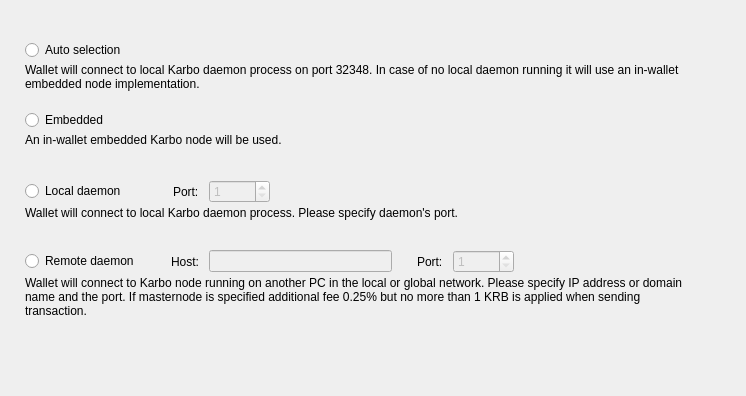
<?xml version="1.0" encoding="UTF-8"?>
<ui version="4.0">
 <class>ConnectionOptionsFrame</class>
 <widget class="QFrame" name="ConnectionOptionsFrame">
  <property name="geometry">
   <rect>
    <x>0</x>
    <y>0</y>
    <width>746</width>
    <height>396</height>
   </rect>
  </property>
  <property name="windowTitle">
   <string>Frame</string>
  </property>
  <property name="frameShape">
   <enum>QFrame::NoFrame</enum>
  </property>
  <property name="frameShadow">
   <enum>QFrame::Raised</enum>
  </property>
  <layout class="QVBoxLayout" name="verticalLayout_5">
   <property name="spacing">
    <number>0</number>
   </property>
   <property name="leftMargin">
    <number>25</number>
   </property>
   <property name="topMargin">
    <number>40</number>
   </property>
   <property name="rightMargin">
    <number>49</number>
   </property>
   <item>
    <widget class="QWidget" name="widget" native="true">
     <property name="sizePolicy">
      <sizepolicy hsizetype="Preferred" vsizetype="Fixed">
       <horstretch>0</horstretch>
       <verstretch>0</verstretch>
      </sizepolicy>
     </property>
     <property name="minimumSize">
      <size>
       <width>0</width>
       <height>70</height>
      </size>
     </property>
     <property name="maximumSize">
      <size>
       <width>16777215</width>
       <height>70</height>
      </size>
     </property>
     <layout class="QVBoxLayout" name="verticalLayout" stretch="0,1">
      <property name="spacing">
       <number>3</number>
      </property>
      <property name="leftMargin">
       <number>0</number>
      </property>
      <property name="topMargin">
       <number>0</number>
      </property>
      <property name="rightMargin">
       <number>0</number>
      </property>
      <property name="bottomMargin">
       <number>0</number>
      </property>
      <item>
       <widget class="QRadioButton" name="m_autoRadio">
        <property name="text">
         <string>Auto selection</string>
        </property>
        <attribute name="buttonGroup">
         <string notr="true">m_connectionButtonGroup</string>
        </attribute>
       </widget>
      </item>
      <item alignment="Qt::AlignTop">
       <widget class="WalletGui::WalletSmallGrayTextLabel" name="m_autoHelperLabel">
        <property name="text">
         <string>Wallet will connect to local Karbo daemon process on port 32348. In case of no local daemon running it will use an in-wallet embedded node implementation.</string>
        </property>
        <property name="alignment">
         <set>Qt::AlignLeading|Qt::AlignLeft|Qt::AlignTop</set>
        </property>
        <property name="wordWrap">
         <bool>true</bool>
        </property>
        <property name="indent">
         <number>0</number>
        </property>
       </widget>
      </item>
     </layout>
    </widget>
   </item>
   <item>
    <widget class="QWidget" name="widget_2" native="true">
     <property name="sizePolicy">
      <sizepolicy hsizetype="Preferred" vsizetype="Fixed">
       <horstretch>0</horstretch>
       <verstretch>0</verstretch>
      </sizepolicy>
     </property>
     <property name="minimumSize">
      <size>
       <width>0</width>
       <height>70</height>
      </size>
     </property>
     <property name="maximumSize">
      <size>
       <width>16777215</width>
       <height>70</height>
      </size>
     </property>
     <layout class="QVBoxLayout" name="verticalLayout_2" stretch="0,1">
      <property name="spacing">
       <number>3</number>
      </property>
      <property name="leftMargin">
       <number>0</number>
      </property>
      <property name="topMargin">
       <number>0</number>
      </property>
      <property name="rightMargin">
       <number>0</number>
      </property>
      <property name="bottomMargin">
       <number>0</number>
      </property>
      <item>
       <widget class="QRadioButton" name="m_embeddedRadio">
        <property name="text">
         <string>Embedded</string>
        </property>
        <attribute name="buttonGroup">
         <string notr="true">m_connectionButtonGroup</string>
        </attribute>
       </widget>
      </item>
      <item alignment="Qt::AlignTop">
       <widget class="WalletGui::WalletSmallGrayTextLabel" name="m_embeddedHelperLabel">
        <property name="text">
         <string>An in-wallet embedded Karbo node will be used.</string>
        </property>
        <property name="alignment">
         <set>Qt::AlignLeading|Qt::AlignLeft|Qt::AlignTop</set>
        </property>
        <property name="wordWrap">
         <bool>true</bool>
        </property>
        <property name="indent">
         <number>0</number>
        </property>
       </widget>
      </item>
     </layout>
    </widget>
   </item>
   <item>
    <widget class="QWidget" name="widget_3" native="true">
     <property name="sizePolicy">
      <sizepolicy hsizetype="Preferred" vsizetype="Fixed">
       <horstretch>0</horstretch>
       <verstretch>0</verstretch>
      </sizepolicy>
     </property>
     <property name="minimumSize">
      <size>
       <width>0</width>
       <height>70</height>
      </size>
     </property>
     <property name="maximumSize">
      <size>
       <width>16777215</width>
       <height>70</height>
      </size>
     </property>
     <layout class="QVBoxLayout" name="verticalLayout_3" stretch="0,1">
      <property name="spacing">
       <number>3</number>
      </property>
      <property name="leftMargin">
       <number>0</number>
      </property>
      <property name="topMargin">
       <number>0</number>
      </property>
      <property name="rightMargin">
       <number>0</number>
      </property>
      <property name="bottomMargin">
       <number>0</number>
      </property>
      <item>
       <layout class="QHBoxLayout" name="horizontalLayout">
        <property name="spacing">
         <number>10</number>
        </property>
        <item>
         <widget class="QRadioButton" name="m_localRadio">
          <property name="text">
           <string>Local daemon</string>
          </property>
          <attribute name="buttonGroup">
           <string notr="true">m_connectionButtonGroup</string>
          </attribute>
         </widget>
        </item>
        <item>
         <spacer name="horizontalSpacer">
          <property name="orientation">
           <enum>Qt::Horizontal</enum>
          </property>
          <property name="sizeType">
           <enum>QSizePolicy::Fixed</enum>
          </property>
          <property name="sizeHint" stdset="0">
           <size>
            <width>37</width>
            <height>20</height>
           </size>
          </property>
         </spacer>
        </item>
        <item>
         <widget class="QLabel" name="label">
          <property name="text">
           <string>Port:</string>
          </property>
         </widget>
        </item>
        <item alignment="Qt::AlignVCenter">
         <widget class="QSpinBox" name="m_localPortSpin">
          <property name="enabled">
           <bool>false</bool>
          </property>
          <property name="minimum">
           <number>1</number>
          </property>
          <property name="maximum">
           <number>65535</number>
          </property>
          <property name="value">
           <number>1</number>
          </property>
         </widget>
        </item>
        <item>
         <spacer name="horizontalSpacer_2">
          <property name="orientation">
           <enum>Qt::Horizontal</enum>
          </property>
          <property name="sizeHint" stdset="0">
           <size>
            <width>40</width>
            <height>20</height>
           </size>
          </property>
         </spacer>
        </item>
       </layout>
      </item>
      <item alignment="Qt::AlignTop">
       <widget class="WalletGui::WalletSmallGrayTextLabel" name="m_localHelperLabel">
        <property name="text">
         <string>Wallet will connect to local Karbo daemon process. Please specify daemon's port.</string>
        </property>
        <property name="alignment">
         <set>Qt::AlignLeading|Qt::AlignLeft|Qt::AlignTop</set>
        </property>
        <property name="wordWrap">
         <bool>true</bool>
        </property>
        <property name="indent">
         <number>0</number>
        </property>
       </widget>
      </item>
     </layout>
    </widget>
   </item>
   <item>
    <widget class="QWidget" name="widget_4" native="true">
     <property name="sizePolicy">
      <sizepolicy hsizetype="Preferred" vsizetype="Fixed">
       <horstretch>0</horstretch>
       <verstretch>0</verstretch>
      </sizepolicy>
     </property>
     <property name="minimumSize">
      <size>
       <width>0</width>
       <height>70</height>
      </size>
     </property>
     <property name="maximumSize">
      <size>
       <width>16777215</width>
       <height>70</height>
      </size>
     </property>
     <layout class="QVBoxLayout" name="verticalLayout_4" stretch="0,1">
      <property name="spacing">
       <number>3</number>
      </property>
      <property name="leftMargin">
       <number>0</number>
      </property>
      <property name="topMargin">
       <number>0</number>
      </property>
      <property name="rightMargin">
       <number>0</number>
      </property>
      <property name="bottomMargin">
       <number>0</number>
      </property>
      <item>
       <layout class="QHBoxLayout" name="horizontalLayout_2">
        <property name="spacing">
         <number>10</number>
        </property>
        <item>
         <widget class="QRadioButton" name="m_remoteRadio">
          <property name="text">
           <string>Remote daemon</string>
          </property>
          <attribute name="buttonGroup">
           <string notr="true">m_connectionButtonGroup</string>
          </attribute>
         </widget>
        </item>
        <item>
         <spacer name="horizontalSpacer_3">
          <property name="orientation">
           <enum>Qt::Horizontal</enum>
          </property>
          <property name="sizeType">
           <enum>QSizePolicy::Fixed</enum>
          </property>
          <property name="sizeHint" stdset="0">
           <size>
            <width>22</width>
            <height>20</height>
           </size>
          </property>
         </spacer>
        </item>
        <item>
         <widget class="QLabel" name="label_2">
          <property name="text">
           <string>Host:</string>
          </property>
         </widget>
        </item>
        <item>
         <widget class="QLineEdit" name="m_remoteHostEdit">
          <property name="enabled">
           <bool>false</bool>
          </property>
         </widget>
        </item>
        <item>
         <spacer name="horizontalSpacer_5">
          <property name="orientation">
           <enum>Qt::Horizontal</enum>
          </property>
          <property name="sizeType">
           <enum>QSizePolicy::Fixed</enum>
          </property>
          <property name="sizeHint" stdset="0">
           <size>
            <width>15</width>
            <height>20</height>
           </size>
          </property>
         </spacer>
        </item>
        <item>
         <widget class="QLabel" name="label_3">
          <property name="text">
           <string>Port:</string>
          </property>
         </widget>
        </item>
        <item alignment="Qt::AlignVCenter">
         <widget class="QSpinBox" name="m_remotePortSpin">
          <property name="enabled">
           <bool>false</bool>
          </property>
          <property name="minimum">
           <number>1</number>
          </property>
          <property name="maximum">
           <number>65535</number>
          </property>
          <property name="value">
           <number>1</number>
          </property>
         </widget>
        </item>
        <item>
         <spacer name="horizontalSpacer_4">
          <property name="orientation">
           <enum>Qt::Horizontal</enum>
          </property>
          <property name="sizeHint" stdset="0">
           <size>
            <width>40</width>
            <height>20</height>
           </size>
          </property>
         </spacer>
        </item>
       </layout>
      </item>
      <item alignment="Qt::AlignTop">
       <widget class="WalletGui::WalletSmallGrayTextLabel" name="m_remoteHelperLabel">
        <property name="text">
         <string>Wallet will connect to Karbo node running on another PC in the local or global network. Please specify IP address or domain name and the port. If masternode is specified additional fee 0.25% but no more than 1 KRB is applied when sending transaction.</string>
        </property>
        <property name="alignment">
         <set>Qt::AlignLeading|Qt::AlignLeft|Qt::AlignTop</set>
        </property>
        <property name="wordWrap">
         <bool>true</bool>
        </property>
        <property name="indent">
         <number>0</number>
        </property>
       </widget>
      </item>
     </layout>
    </widget>
   </item>
   <item>
    <spacer name="verticalSpacer">
     <property name="orientation">
      <enum>Qt::Vertical</enum>
     </property>
     <property name="sizeHint" stdset="0">
      <size>
       <width>665</width>
       <height>61</height>
      </size>
     </property>
    </spacer>
   </item>
  </layout>
 </widget>
 <customwidgets>
  <customwidget>
   <class>WalletGui::WalletSmallGrayTextLabel</class>
   <extends>QLabel</extends>
   <header>Gui/Common/WalletTextLabel.h</header>
  </customwidget>
 </customwidgets>
 <resources/>
 <connections>
  <connection>
   <sender>m_remoteHostEdit</sender>
   <signal>textChanged(QString)</signal>
   <receiver>ConnectionOptionsFrame</receiver>
   <slot>remoteHostNameChanged(QString)</slot>
   <hints>
    <hint type="sourcelabel">
     <x>390</x>
     <y>319</y>
    </hint>
    <hint type="destinationlabel">
     <x>372</x>
     <y>197</y>
    </hint>
   </hints>
  </connection>
  <connection>
   <sender>m_connectionButtonGroup</sender>
   <signal>buttonClicked(int)</signal>
   <receiver>ConnectionOptionsFrame</receiver>
   <slot>connectionButtonClicked(int)</slot>
   <hints>
    <hint type="sourcelabel">
     <x>-1</x>
     <y>-1</y>
    </hint>
    <hint type="destinationlabel">
     <x>372</x>
     <y>197</y>
    </hint>
   </hints>
  </connection>
  <connection>
   <sender>m_remoteRadio</sender>
   <signal>toggled(bool)</signal>
   <receiver>m_remoteHostEdit</receiver>
   <slot>setEnabled(bool)</slot>
   <hints>
    <hint type="sourcelabel">
     <x>88</x>
     <y>264</y>
    </hint>
    <hint type="destinationlabel">
     <x>312</x>
     <y>263</y>
    </hint>
   </hints>
  </connection>
  <connection>
   <sender>m_remoteRadio</sender>
   <signal>toggled(bool)</signal>
   <receiver>m_remotePortSpin</receiver>
   <slot>setEnabled(bool)</slot>
   <hints>
    <hint type="sourcelabel">
     <x>88</x>
     <y>264</y>
    </hint>
    <hint type="destinationlabel">
     <x>498</x>
     <y>263</y>
    </hint>
   </hints>
  </connection>
  <connection>
   <sender>m_localRadio</sender>
   <signal>toggled(bool)</signal>
   <receiver>m_localPortSpin</receiver>
   <slot>setEnabled(bool)</slot>
   <hints>
    <hint type="sourcelabel">
     <x>81</x>
     <y>194</y>
    </hint>
    <hint type="destinationlabel">
     <x>270</x>
     <y>193</y>
    </hint>
   </hints>
  </connection>
 </connections>
 <slots>
  <slot>remoteHostNameChanged(QString)</slot>
  <slot>connectionButtonClicked(int)</slot>
 </slots>
 <buttongroups>
  <buttongroup name="m_connectionButtonGroup"/>
 </buttongroups>
</ui>
